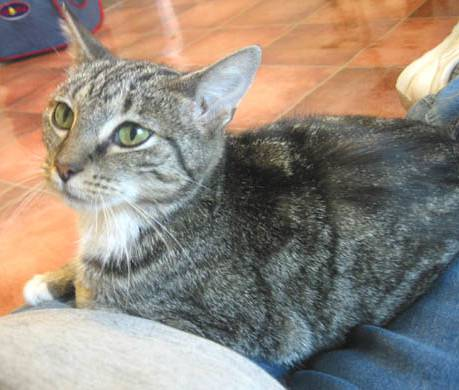
#> input picture 61/cat.jpg, 459 x 390 px
$ jupyter execute --allow-errors Untitled.ipynb
#> lines starting #> are read from the running program, lines starting #| are printed output that depends on the picture
[cell 1]
import cv2
import numpy as np
import gzip
import pickle
import bisect

[cell 2]
def dct(path):

#> called with path = 'cat.jpg'
    img = cv2.imread(path, cv2.IMREAD_GRAYSCALE)
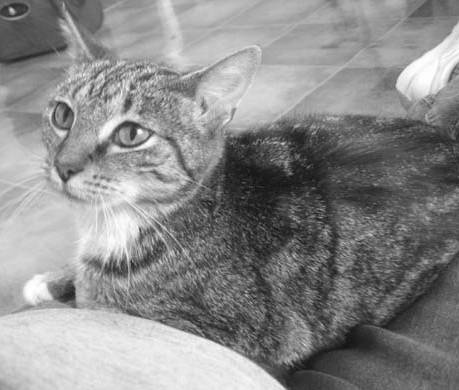
#> img: shape (390, 459); min 12, max 255, mean 138.4

    dct = cv2.dct(np.float32(img))

    idct = cv2.idct(dct)

    cv2.imwrite('dct_image.jpg', dct)
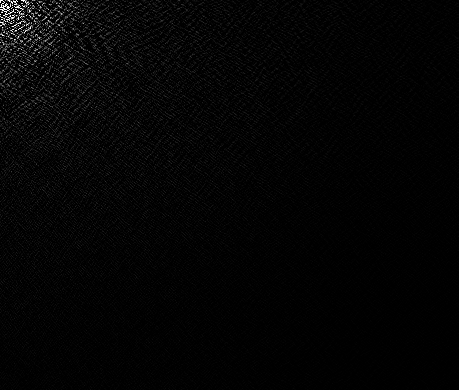
#> saved as dct_image.jpg: shape (390, 459); min 0, max 255, mean 4.4
    cv2.imwrite('idct_image.jpg', idct)

[cell 3]
dct("cat.jpg")

[cell 4]
def compression(path):

    with open(path, "rb") as f:
        text = str(f.read())
    file = bytes(text, 'utf-8')
    gzip_file = gzip.GzipFile("file.gz", 'wb')
    gzip_file.write(file)
    gzip_file.close()

#> (a cell that did not finish here is left out)

[cell 6]
AlphPower = 255
FirstCode = 0
CodingLength = 5

[cell 7]
def count_file_symbols(filename):
    symbol_count = 0
    ents = [0] * AlphPower
    input_file = open(filename, 'r')
    for line in input_file:
        for char in line:
            char_code = ord(char)
            ents[char_code] = ents[char_code] + 1
            symbol_count = symbol_count + 1
    input_file.close()
    return symbol_count, ents

[cell 8]
# calculates the probability of each symbol.
# Saves it to a file (needed for decoding).
# Stored as a dictionary. The file is binary,
# and for writing and reading from it - the pickle module.
def init_model(inputFilename, outputFilename):
    (symbol_count, ents) = count_file_symbols(inputFilename)
